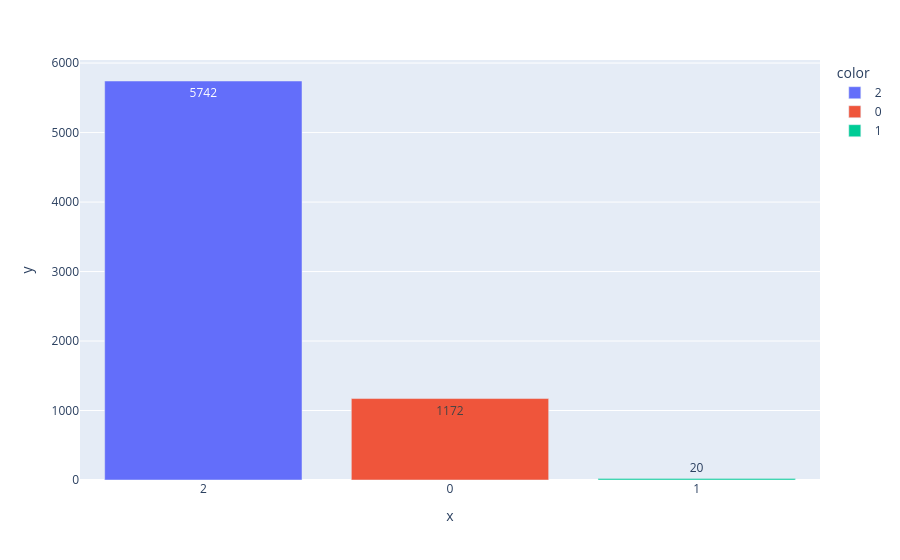

The cell this chart's notebook holds for it:
### Code cell
# Diagramme en barre des nombres d'observations
bar_plot(val1)

### Figure 1 — Plotly figure (JSON) as saved in the notebook; plotly's stock layout.template omitted (floating-point values rounded to 4 significant figures)
{"data": [{"hovertemplate": "color=2<br>x=%{x}<br>y=%{y}<extra></extra>", "legendgroup": "2", "marker": {"color": "#636efa", "pattern": {"shape": ""}}, "name": "2", "orientation": "v", "showlegend": true, "textposition": "auto", "texttemplate": "%{y}", "type": "bar", "x": ["2"], "xaxis": "x", "y": [5742], "yaxis": "y"}, {"hovertemplate": "color=0<br>x=%{x}<br>y=%{y}<extra></extra>", "legendgroup": "0", "marker": {"color": "#EF553B", "pattern": {"shape": ""}}, "name": "0", "orientation": "v", "showlegend": true, "textposition": "auto", "texttemplate": "%{y}", "type": "bar", "x": ["0"], "xaxis": "x", "y": [1172], "yaxis": "y"}, {"hovertemplate": "color=1<br>x=%{x}<br>y=%{y}<extra></extra>", "legendgroup": "1", "marker": {"color": "#00cc96", "pattern": {"shape": ""}}, "name": "1", "orientation": "v", "showlegend": true, "textposition": "auto", "texttemplate": "%{y}", "type": "bar", "x": ["1"], "xaxis": "x", "y": [20], "yaxis": "y"}], "layout": {"barmode": "relative", "legend": {"title": {"text": "color"}, "tracegroupgap": 0}, "margin": {"t": 60}, "xaxis": {"anchor": "y", "domain": [0.0, 1.0], "title": {"text": "x"}}, "yaxis": {"anchor": "x", "domain": [0.0, 1.0], "title": {"text": "y"}}}}
